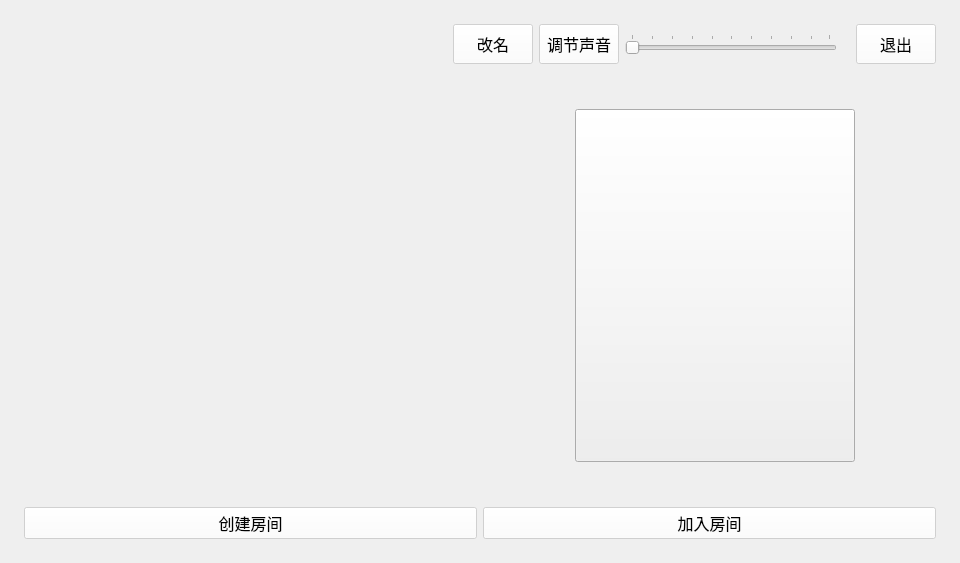
<?xml version="1.0" encoding="UTF-8"?>
<ui version="4.0">
 <class>selectkind</class>
 <widget class="QWidget" name="selectkind">
  <property name="geometry">
   <rect>
    <x>0</x>
    <y>0</y>
    <width>960</width>
    <height>563</height>
   </rect>
  </property>
  <property name="windowTitle">
   <string>Form</string>
  </property>
  <property name="styleSheet">
   <string notr="true">QWidget#selectkind{ border-image: url(:/image/beijingtutui.png);}</string>
  </property>
  <layout class="QGridLayout" name="gridLayout_2" rowstretch="1,9,1">
   <property name="leftMargin">
    <number>15</number>
   </property>
   <property name="topMargin">
    <number>15</number>
   </property>
   <property name="rightMargin">
    <number>15</number>
   </property>
   <property name="bottomMargin">
    <number>15</number>
   </property>
   <property name="horizontalSpacing">
    <number>9</number>
   </property>
   <property name="verticalSpacing">
    <number>27</number>
   </property>
   <item row="0" column="0" colspan="2">
    <widget class="QWidget" name="widget_3" native="true">
     <layout class="QHBoxLayout" name="horizontalLayout" stretch="1,1,0,1,1,0,1">
      <item>
       <widget class="QLabel" name="label_name">
        <property name="minimumSize">
         <size>
          <width>120</width>
          <height>0</height>
         </size>
        </property>
        <property name="styleSheet">
         <string notr="true">font: 14pt ;</string>
        </property>
        <property name="text">
         <string/>
        </property>
       </widget>
      </item>
      <item>
       <spacer name="horizontalSpacer_3">
        <property name="orientation">
         <enum>Qt::Horizontal</enum>
        </property>
        <property name="sizeHint" stdset="0">
         <size>
          <width>40</width>
          <height>20</height>
         </size>
        </property>
       </spacer>
      </item>
      <item>
       <widget class="QPushButton" name="pushButton_10">
        <property name="minimumSize">
         <size>
          <width>0</width>
          <height>40</height>
         </size>
        </property>
        <property name="styleSheet">
         <string notr="true">font: 12pt;
background-color: rgba(255, 255, 255, 150);</string>
        </property>
        <property name="text">
         <string>改名</string>
        </property>
       </widget>
      </item>
      <item>
       <widget class="QPushButton" name="pushButton_4">
        <property name="sizePolicy">
         <sizepolicy hsizetype="Fixed" vsizetype="Fixed">
          <horstretch>0</horstretch>
          <verstretch>0</verstretch>
         </sizepolicy>
        </property>
        <property name="minimumSize">
         <size>
          <width>0</width>
          <height>40</height>
         </size>
        </property>
        <property name="maximumSize">
         <size>
          <width>16777215</width>
          <height>40</height>
         </size>
        </property>
        <property name="styleSheet">
         <string notr="true">font: 12pt;
background-color: rgba(255, 255, 255, 150);</string>
        </property>
        <property name="text">
         <string>调节声音</string>
        </property>
       </widget>
      </item>
      <item>
       <widget class="QSlider" name="horizontalSlider">
        <property name="orientation">
         <enum>Qt::Horizontal</enum>
        </property>
        <property name="tickPosition">
         <enum>QSlider::TicksAbove</enum>
        </property>
       </widget>
      </item>
      <item>
       <widget class="QLabel" name="label">
        <property name="text">
         <string/>
        </property>
       </widget>
      </item>
      <item>
       <widget class="QPushButton" name="pushButton_3">
        <property name="sizePolicy">
         <sizepolicy hsizetype="Fixed" vsizetype="Fixed">
          <horstretch>0</horstretch>
          <verstretch>0</verstretch>
         </sizepolicy>
        </property>
        <property name="minimumSize">
         <size>
          <width>0</width>
          <height>40</height>
         </size>
        </property>
        <property name="maximumSize">
         <size>
          <width>16777215</width>
          <height>40</height>
         </size>
        </property>
        <property name="styleSheet">
         <string notr="true">font: 12pt;
background-color: rgba(255, 255, 255, 150);</string>
        </property>
        <property name="text">
         <string>退出</string>
        </property>
       </widget>
      </item>
     </layout>
    </widget>
   </item>
   <item row="1" column="0">
    <widget class="QWidget" name="widget" native="true">
     <layout class="QGridLayout" name="gridLayout">
      <item row="0" column="0">
       <widget class="QLabel" name="label_name_2">
        <property name="styleSheet">
         <string notr="true">font: 14pt ;</string>
        </property>
        <property name="text">
         <string/>
        </property>
       </widget>
      </item>
      <item row="2" column="1">
       <widget class="QLabel" name="label_7">
        <property name="text">
         <string/>
        </property>
       </widget>
      </item>
      <item row="1" column="1">
       <widget class="QLabel" name="label_6">
        <property name="text">
         <string/>
        </property>
       </widget>
      </item>
      <item row="1" column="0">
       <widget class="QLabel" name="label_3">
        <property name="styleSheet">
         <string notr="true">font: 14pt ;</string>
        </property>
        <property name="text">
         <string/>
        </property>
       </widget>
      </item>
      <item row="0" column="1">
       <widget class="QLabel" name="label_5">
        <property name="styleSheet">
         <string notr="true">font: 14pt ;</string>
        </property>
        <property name="text">
         <string/>
        </property>
       </widget>
      </item>
      <item row="2" column="0">
       <widget class="QLabel" name="label_4">
        <property name="styleSheet">
         <string notr="true">font: 14pt ;</string>
        </property>
        <property name="text">
         <string/>
        </property>
       </widget>
      </item>
     </layout>
    </widget>
   </item>
   <item row="1" column="1">
    <widget class="QWidget" name="widget_2" native="true">
     <layout class="QHBoxLayout" name="horizontalLayout_3">
      <property name="leftMargin">
       <number>90</number>
      </property>
      <property name="rightMargin">
       <number>90</number>
      </property>
      <item>
       <widget class="QPushButton" name="pushButton">
        <property name="sizePolicy">
         <sizepolicy hsizetype="Minimum" vsizetype="Minimum">
          <horstretch>0</horstretch>
          <verstretch>0</verstretch>
         </sizepolicy>
        </property>
        <property name="styleSheet">
         <string notr="true">QPushButton {
front: 26pt;
border-image: url(:/image/kaishizhandou.jpg);
}
</string>
        </property>
        <property name="text">
         <string/>
        </property>
       </widget>
      </item>
     </layout>
    </widget>
   </item>
   <item row="2" column="0" colspan="2">
    <widget class="QWidget" name="widget_4" native="true">
     <layout class="QHBoxLayout" name="horizontalLayout_2">
      <item>
       <widget class="QPushButton" name="pushButton_8">
        <property name="sizePolicy">
         <sizepolicy hsizetype="Minimum" vsizetype="Minimum">
          <horstretch>0</horstretch>
          <verstretch>0</verstretch>
         </sizepolicy>
        </property>
        <property name="styleSheet">
         <string notr="true">font: 12pt;
background-color: rgba(255, 255, 255, 150);</string>
        </property>
        <property name="text">
         <string>创建房间</string>
        </property>
       </widget>
      </item>
      <item>
       <widget class="QPushButton" name="pushButton_9">
        <property name="sizePolicy">
         <sizepolicy hsizetype="Minimum" vsizetype="Minimum">
          <horstretch>0</horstretch>
          <verstretch>0</verstretch>
         </sizepolicy>
        </property>
        <property name="styleSheet">
         <string notr="true">font: 12pt;
background-color: rgba(255, 255, 255, 150);</string>
        </property>
        <property name="text">
         <string>加入房间</string>
        </property>
       </widget>
      </item>
     </layout>
    </widget>
   </item>
  </layout>
 </widget>
 <resources/>
 <connections/>
</ui>
